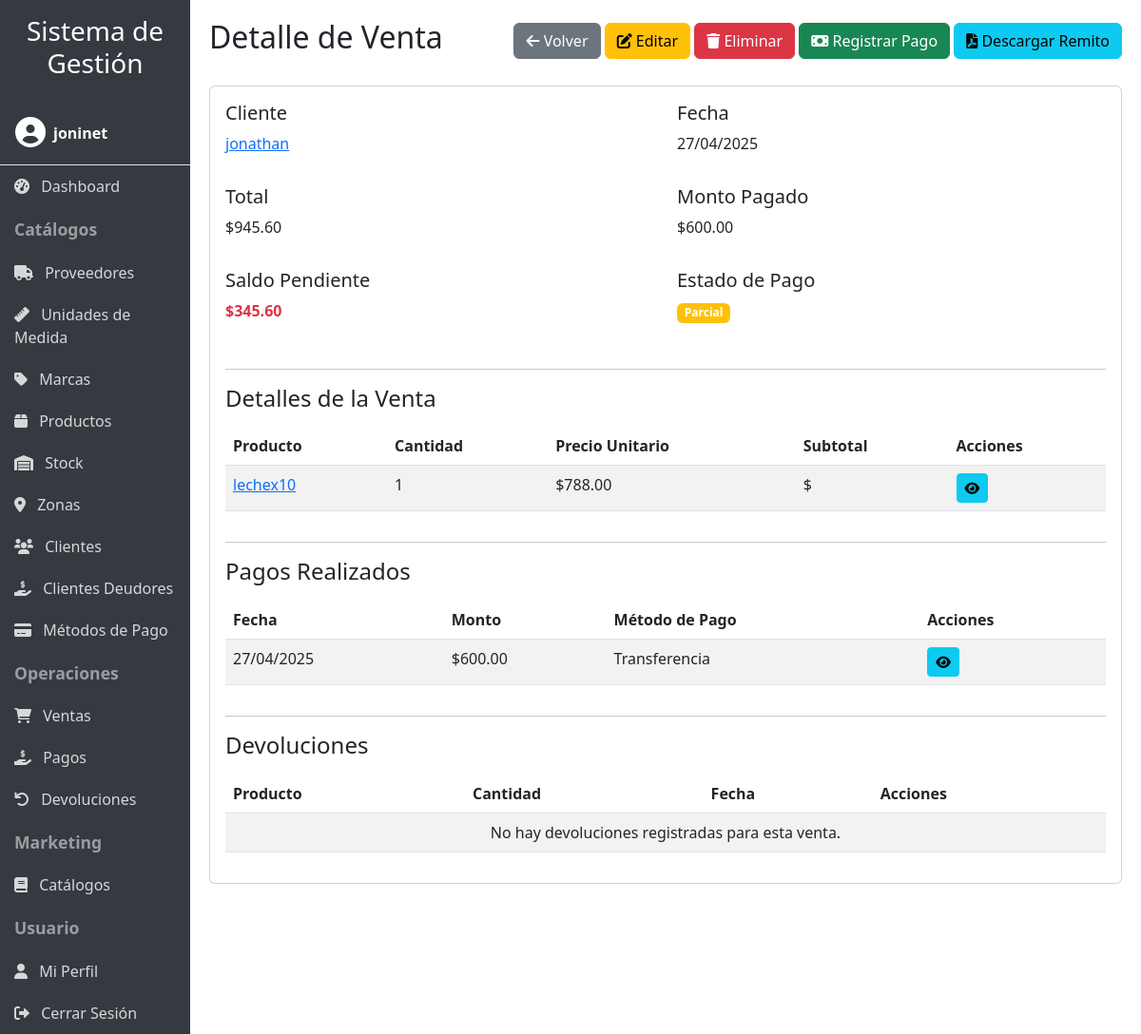
The page /ventas/12/ (signed in) on the database its author committed.
### productos/models.py (models this page shows, shortened)
class Venta(models.Model):
    cliente = models.ForeignKey(Cliente, on_delete=models.CASCADE)
    fecha = models.DateTimeField(auto_now_add=True)
    total = models.DecimalField(max_digits=10, decimal_places=2)
    estado_pago = models.ForeignKey(EstadoPago, on_delete=models.CASCADE)
    usuario = models.ForeignKey(User, on_delete=models.CASCADE, null=True, blank=True)
    monto_pagado = models.DecimalField(max_digits=10, decimal_places=2, default=0)
    saldo_pendiente = models.DecimalField(max_digits=10, decimal_places=2, default=0)

class Cliente(models.Model):
    nombre = models.CharField(max_length=100)
    direccion = models.CharField(max_length=100)
    telefono = models.CharField(max_length=20, blank=True, null=True)
    email = models.EmailField(max_length=100, blank=True, null=True)
    zona = models.ForeignKey(Zona, on_delete=models.SET_NULL, null=True, blank=True)
    usuario = models.ForeignKey(User, on_delete=models.CASCADE, null=True, blank=True)
    def __str__(self) -> str:
        return self.nombre
    def get_absolute_url(self):
        return reverse('productos:cliente_detail', args=[str(self.id)])

class EstadoPago(models.Model):
    estado = models.CharField(max_length=20)
    usuario = models.ForeignKey(User, on_delete=models.CASCADE, null=True, blank=True)
    class Meta:
        unique_together = ('estado', 'usuario')
    def __str__(self) -> str:
        return self.estado

class DetalleVenta(models.Model):
    venta = models.ForeignKey(Venta, on_delete=models.CASCADE)
    producto = models.ForeignKey(Producto, on_delete=models.CASCADE)
    cantidad = models.IntegerField()
    precio_unitario = models.DecimalField(max_digits=10, decimal_places=2)
    precio_costo = models.DecimalField(max_digits=10, decimal_places=2, default=0)
    porcentaje_ganancia = models.DecimalField(max_digits=5, decimal_places=2, default=0)
    precio_venta = models.DecimalField(max_digits=10, decimal_places=2, default=0)
    def get_absolute_url(self):
        return reverse('productos:detalleventa_detail', args=[str(self.id)])

class Producto(models.Model):
    nombre = models.CharField(max_length=100)
    descripcion = models.CharField(max_length=250)
    precio = models.DecimalField(max_digits=10, decimal_places=2)
    imagen = models.ImageField(upload_to='productos/', null=True, blank=True, help_text='Imagen del producto')
    proveedor = models.ForeignKey(Proveedor, on_delete=models.CASCADE)
    marca = models.ForeignKey(Marca, on_delete=models.CASCADE, null=True, blank=True)
    um = models.ForeignKey(UnidadMedida, on_delete=models.CASCADE)
    usuario = models.ForeignKey(User, on_delete=models.CASCADE, null=True, blank=True)
    def __str__(self) -> str:
        return self.nombre
    def get_absolute_url(self):
        return reverse('productos:producto_detail', args=[str(self.id)])

class Pago(models.Model):
    venta = models.ForeignKey(Venta, on_delete=models.CASCADE)
    fecha = models.DateTimeField(auto_now_add=True)
    monto = models.DecimalField(max_digits=10, decimal_places=2)
    metodo_pago = models.ForeignKey(MetodoPago, on_delete=models.CASCADE)
    def get_absolute_url(self):
        return reverse('productos:pago_detail', args=[str(self.id)])

class MetodoPago(models.Model):
    metodo = models.CharField(max_length=50)
    usuario = models.ForeignKey(User, on_delete=models.CASCADE, null=True, blank=True)
    class Meta:
        unique_together = ('metodo', 'usuario')
    def __str__(self) -> str:
        return self.metodo

### productos/user_views.py (the view)
# urls.py: path('ventas/<int:pk>/', user_views.UserVentaDetailView.as_view(), name='venta_detail'),
class UserVentaDetailView(UserDataMixin, VentaDetailView):
    pass

### productos/mixins.py (called while the page is built)
    def get_queryset(self):
        queryset = super().get_queryset()
        user = self.request.user
        if user.is_staff or user.is_superuser:
            return queryset
        if hasattr(queryset.model, 'usuario'):
            return queryset.filter(usuario=user)
        return queryset

### productos/templates/productos/venta_detail.html (shortened to what this page needs)
{% extends 'productos/base.html' %}
{% load productos_filters %}
{% block header %}Detalle de Venta{% endblock %}
{% block header_buttons %}
<a href="{% url 'productos:venta_list' %}" class="btn btn-secondary">
    <i class="fas fa-arrow-left"></i> Volver
</a>
<a href="{% url 'productos:venta_update' venta.pk %}" class="btn btn-warning">
    <i class="fas fa-edit"></i> Editar
</a>
<a href="{% url 'productos:venta_delete' venta.pk %}" class="btn btn-danger">
    <i class="fas fa-trash"></i> Eliminar
</a>
{% if venta.saldo_pendiente > 0 %}
<a href="{% url 'productos:registrar_pago' venta.pk %}" class="btn btn-success">
    <i class="fas fa-money-bill"></i> Registrar Pago
</a>
{% endif %}
<a href="{% url 'productos:venta_pdf' venta.pk %}" class="btn btn-info" target="_blank">
    <i class="fas fa-file-pdf"></i> Descargar Remito
</a>
{% endblock %}
{% block content %}
<div class="card">
    <div class="card-body">
        <div class="row">
            <div class="col-md-6 mb-3">
                <h5>Cliente</h5>
                <p><a href="{{ venta.cliente.get_absolute_url }}">{{ venta.cliente }}</a></p>
            </div>
            <div class="col-md-6 mb-3">
                <h5>Fecha</h5>
                <p>{{ venta.fecha|date:"d/m/Y" }}</p>
            </div>
            <div class="col-md-6 mb-3">
                <h5>Total</h5>
                <p>${{ venta.total }}</p>
            </div>
            <div class="col-md-6 mb-3">
                <h5>Monto Pagado</h5>
                <p>${{ venta.monto_pagado }}</p>
            </div>
            <div class="col-md-6 mb-3">
                <h5>Saldo Pendiente</h5>
                <p class="{% if venta.saldo_pendiente > 0 %}text-danger fw-bold{% else %}text-success{% endif %}">
                    ${{ venta.saldo_pendiente }}
                </p>
            </div>
            <div class="col-md-6 mb-3">
                <h5>Estado de Pago</h5>
                <p>
                    {% if venta.estado_pago.estado == 'Completo' %}
                    <span class="badge bg-success">{{ venta.estado_pago }}</span>
                    {% elif venta.estado_pago.estado == 'Parcial' %}
                    <span class="badge bg-warning">{{ venta.estado_pago }}</span>
                    {% else %}
                    <span class="badge bg-danger">{{ venta.estado_pago }}</span>
                    {% endif %}
                </p>
            </div>
        </div>
        <hr>
        <h4>Detalles de la Venta</h4>
        <div class="table-responsive mt-3">
            <table class="table table-striped">
                <thead>
                    <tr>
                        <th>Producto</th>
                        <th>Cantidad</th>
                        <th>Precio Unitario</th>
                        <th>Subtotal</th>
                        <th>Acciones</th>
                    </tr>
                </thead>
                <tbody>
                    {% for detalle in venta.detalleventa_set.all %}
                    <tr>
                        <td><a href="{{ detalle.producto.get_absolute_url }}">{{ detalle.producto }}</a></td>
                        <td>{{ detalle.cantidad }}</td>
                        <td>${{ detalle.precio_unitario }}</td>
                        <td>$</td>
                        <td>
                            <a href="{{ detalle.get_absolute_url }}" class="btn btn-sm btn-info">
                                <i class="fas fa-eye"></i>
                            </a>
                        </td>
                    </tr>
                    {% empty %}
                    <tr>
                        <td colspan="5" class="text-center">No hay detalles para esta venta.</td>
                    </tr>
                    {% endfor %}
                </tbody>
            </table>
        </div>
        <hr>
        <h4>Pagos Realizados</h4>
        <div class="table-responsive mt-3">
            <table class="table table-striped">
                <thead>
                    <tr>
                        <th>Fecha</th>
                        <th>Monto</th>
                        <th>Método de Pago</th>
                        <th>Acciones</th>
                    </tr>
                </thead>
                <tbody>
                    {% for pago in venta.pago_set.all %}
                    <tr>
                        <td>{{ pago.fecha|date:"d/m/Y" }}</td>
                        <td>${{ pago.monto }}</td>
                        <td>{{ pago.metodo_pago }}</td>
                        <td>
                            <a href="{{ pago.get_absolute_url }}" class="btn btn-sm btn-info">
                                <i class="fas fa-eye"></i>
                            </a>
                        </td>
                    </tr>
                    {% empty %}
                    <tr>
                        <td colspan="4" class="text-center">No hay pagos registrados para esta venta.</td>
                    </tr>
                    {% endfor %}
                </tbody>
            </table>
        </div>
        <hr>
        <h4>Devoluciones</h4>
        <div class="table-responsive mt-3">
            <table class="table table-striped">
                <thead>
                    <tr>
                        <th>Producto</th>
                        <th>Cantidad</th>
                        <th>Fecha</th>
                        <th>Acciones</th>
                    </tr>
                </thead>
                <tbody>
                    {% for devolucion in venta.devolucion_set.all %}
                    <tr>
                        <td><a href="{{ devolucion.producto.get_absolute_url }}">{{ devolucion.producto }}</a></td>
                        <td>{{ devolucion.cantidad }}</td>
                        <td>{{ devolucion.fecha|date:"d/m/Y" }}</td>
                        <td>
                            <a href="{{ devolucion.get_absolute_url }}" class="btn btn-sm btn-info">
                                <i class="fas fa-eye"></i>
                            </a>
                        </td>
                    </tr>
                    {% empty %}
                    <tr>
                        <td colspan="4" class="text-center">No hay devoluciones registradas para esta venta.</td>
                    </tr>
                    {% endfor %}
                </tbody>
            </table>
        </div>
    </div>
</div>
{% endblock %}

### productos/templates/productos/base.html (shortened to what this page needs)
<!DOCTYPE html>
<html lang="es">
<head>
    <link href="https://cdn.jsdelivr.net/npm/bootstrap@5.3.0/dist/css/bootstrap.min.css" rel="stylesheet">
    <link rel="stylesheet" href="https://cdnjs.cloudflare.com/ajax/libs/font-awesome/6.0.0/css/all.min.css">
    {% load static %}
    <link rel="stylesheet" href="{% static 'productos/css/responsive.css' %}">
</head>
<body>
    <div class="container-fluid">
        <div class="row">
            <div class="col-lg-2 sidebar p-0" id="sidebar">
                <div class="p-3 d-lg-block d-none">
                    <h3 class="text-center">Sistema de Gestión</h3>
                </div>
                {% if user.is_authenticated %}
                <div class="user-info p-3 border-bottom">
                    <div class="d-flex align-items-center">
                        <div class="me-2">
                            <i class="fas fa-user-circle fa-2x"></i>
                        </div>
                        <div>
                            <div class="fw-bold">{{ user.username }}</div>
                        </div>
                    </div>
                </div>
                {% endif %}
                {% if user.is_authenticated %}
                <a href="{% url 'productos:dashboard' %}" class="nav-link"><i class="fas fa-tachometer-alt me-2"></i> Dashboard</a>
                <div class="nav-header">Catálogos</div>
                <a href="{% url 'productos:proveedor_list' %}" class="nav-link"><i class="fas fa-truck me-2"></i> Proveedores</a>
                <a href="{% url 'productos:unidadmedida_list' %}" class="nav-link"><i class="fas fa-ruler me-2"></i> Unidades de Medida</a>
                <a href="{% url 'productos:marca_list' %}" class="nav-link"><i class="fas fa-tag me-2"></i> Marcas</a>
                <a href="{% url 'productos:producto_list' %}" class="nav-link"><i class="fas fa-box me-2"></i> Productos</a>
                <a href="{% url 'productos:stock_list' %}" class="nav-link"><i class="fas fa-warehouse me-2"></i> Stock</a>
                <a href="{% url 'productos:zona_list' %}" class="nav-link"><i class="fas fa-map-marker-alt me-2"></i> Zonas</a>
                <a href="{% url 'productos:cliente_list' %}" class="nav-link"><i class="fas fa-users me-2"></i> Clientes</a>
                <a href="{% url 'productos:clientes_deudores' %}" class="nav-link"><i class="fas fa-hand-holding-usd me-2"></i> Clientes Deudores</a>
                <a href="{% url 'productos:metodopago_list' %}" class="nav-link"><i class="fas fa-credit-card me-2"></i> Métodos de Pago</a>
                <div class="nav-header">Operaciones</div>
                <a href="{% url 'productos:venta_list' %}" class="nav-link"><i class="fas fa-shopping-cart me-2"></i> Ventas</a>
                <a href="{% url 'productos:pago_list' %}" class="nav-link"><i class="fas fa-hand-holding-usd me-2"></i> Pagos</a>
                <a href="{% url 'productos:devolucion_list' %}" class="nav-link"><i class="fas fa-undo me-2"></i> Devoluciones</a>
                <div class="nav-header">Marketing</div>
                <a href="{% url 'productos:catalogo_list' %}" class="nav-link"><i class="fas fa-book me-2"></i> Catálogos</a>
                <div class="nav-header">Usuario</div>
                <a href="{% url 'productos:profile' %}" class="nav-link"><i class="fas fa-user me-2"></i> Mi Perfil</a>
                <a href="{% url 'productos:logout' %}" class="nav-link"><i class="fas fa-sign-out-alt me-2"></i> Cerrar Sesión</a>
                {% else %}
                <div class="nav-header">Acceso</div>
                <a href="{% url 'productos:login' %}" class="nav-link"><i class="fas fa-sign-in-alt me-2"></i> Iniciar Sesión</a>
                <a href="{% url 'productos:register' %}" class="nav-link"><i class="fas fa-user-plus me-2"></i> Registrarse</a>
                {% endif %}
            </div>
            <div class="col-lg-10 content content-wrapper">
                <div class="d-flex justify-content-between align-items-center mb-4">
                    <h2>{% block header %}{% endblock %}</h2>
                    <div>
                        {% block header_buttons %}{% endblock %}
                    </div>
                </div>
                {% block content %}{% endblock %}
            </div>
        </div>
    </div>
</body>
</html>

### productos/static/productos/css/responsive.css (style rules this page uses)
body { font-size: 16px; }
.table-responsive { overflow-x: auto; -webkit-overflow-scrolling: touch; }

### productos/templates/productos/base.html (style rules this page uses)
body { overflow-x: hidden; }
.sidebar { min-height: 100vh; background-color: #343a40; color: white; transition: all 0.3s; }
.sidebar a { color: rgba(255, 255, 255, 0.8); text-decoration: none; display: block; padding: 10px 15px; }
.sidebar .nav-header { font-weight: bold; padding: 10px 15px; font-size: 1.1em; color: rgba(255, 255, 255, 0.5); }
.content { padding: 20px; }
.table-responsive { overflow-x: auto; }

### rows shown on the page
Venta: cliente "jonathan", fecha "27/04/2025", total "945.60", monto_pagado "600.00", saldo_pendiente "345.60", estado_pago "Parcial"
DetalleVenta: producto "lechex10", cantidad "1", precio_unitario "788.00"
Pago: fecha "27/04/2025", monto "600.00", metodo_pago "Transferencia"

### other values the page prints
{{ user.username }} "joninet"
